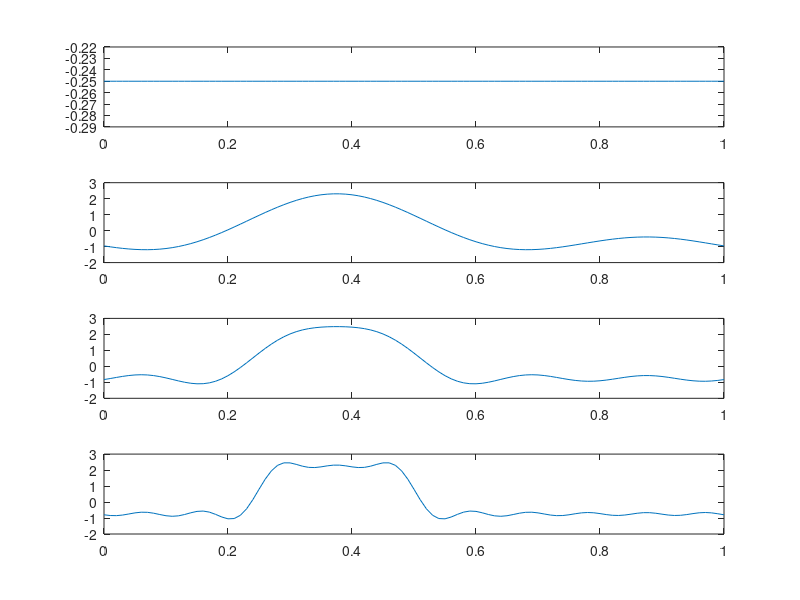

Write the MATLAB code that produced this figure.
    %% Fourier coefficients
    a_10 = 6/(20*pi*j);
    a_9 = (-3-3*j)/(18*pi*j);
    a_8 = 6/(16*pi*j);
    a_7 = (-3-3*j)/(14*pi*j);
    a_6 = 6/(12*pi*j);
    a_5 = (-3-3*j)/(10*pi*j);
    a_4 = 6/(8*pi*j);
    a_3 = (-3-3*j)/(6*pi*j);
    a_2 = 6/(4*pi*j);
    a_1 = (-3-3*j)/(2*pi*j) ;
    a0 = -1/4;
    a1 = (-3+3j)/(-2*pi*j);
    a2 = 6/(-4*pi*j);
    a3 = (-3+3j)/(-6*pi*j);
    a4 = 6/(-8*pi*1i);
    a5 = (-3+3j)/(-10*pi*j);
    a6 = 6/(-12*pi*j);
    a7 = (-3+3j)/(-14*pi*j);
    a8 = 6/(-16*pi*j);
    a9 = (-3+3j)/(-18*pi*j);
    a10 = 6/(-20*pi*j);
    %% Function variables
    t = 0:0.01:1 ;
    y0 = a0 + 0*t;
    subplot (411), plot(t,real(y0))
    y4 = 0;
    for k = -2:1:2
     if k==0
     a_k = -0.25;
     else
     a_k = (3*exp((-j*2*pi*k)/4)-3*exp((-j*2*pi*k)/2)+exp(-j*2*pi*k)-1)/(j*k*2*pi);
     y4 = a_k*exp(j*2*pi*k*t)+ y4;
     end
     subplot (412), plot(t,real(y4))
    end
    y10 = 0;
    for k = -5:1:5
     if k==0
     a_k = -0.25;
     else
     a_k = (3*exp((-j*2*pi*k)/4)-3*exp((-j*2*pi*k)/2)+exp(-j*2*pi*k)-1)/(j*k*2*pi);
     y10 = a_k*exp(j*2*pi*k*t)+ y10;
     end
     subplot (413), plot(t,real(y10))
    end
    y20 = 0;
    for k = -10:1:10
     if k==0
     a_k = -0.25;
     else
     a_k = (3*exp((-j*2*pi*k)/4)-3*exp((-j*2*pi*k)/2)+exp(-j*2*pi*k)-1)/(j*k*2*pi);
     y20 = a_k*exp(j*2*pi*k*t)+ y20;
     end
     subplot (414), plot(t,real(y20))
    end